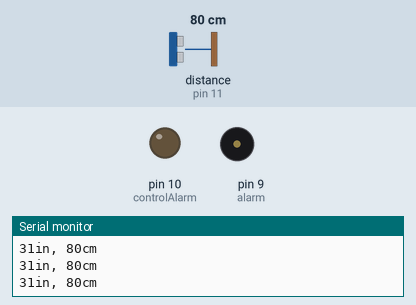
Simulated run of this sketch. Board: Arduino Uno, built with avr-gcc and run on an emulated ATmega328P. Shown: output pins drawn as LEDs (lit = HIGH), buzzer (waves = sounding), the last lines printed to the serial monitor. Wiring (inferred from the names in the program): ultrasonic range finder: trigger pin 12; echo pin 11. Dashed ring = blinking. Inputs (shaded band) come from the test bench; at power-on: distance to the obstacle (sensor on pin 11) 80 cm. The echo pulse lasts 58.3 µs per cm; pins used as bus, display or sensor lines are not drawn.

Above: at 1.2 s.
1.3 s: distance to the obstacle (sensor on pin 11) set to 13 cm
2.8 s: distance to the obstacle (sensor on pin 11) set to 10 cm
At 3.04 s:
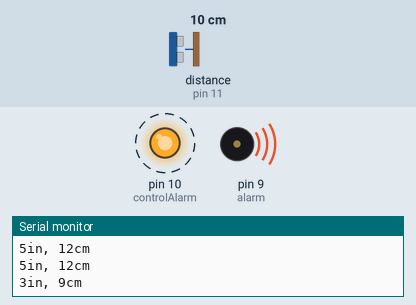
At 3.54 s:
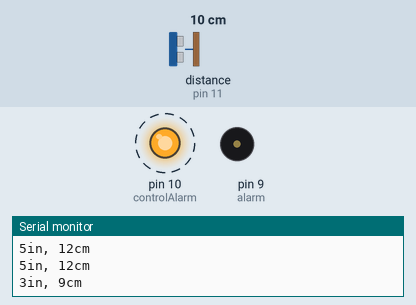
Timing chart, 0 to 11.8 s (numbered marks = the images above; inputs shaded):
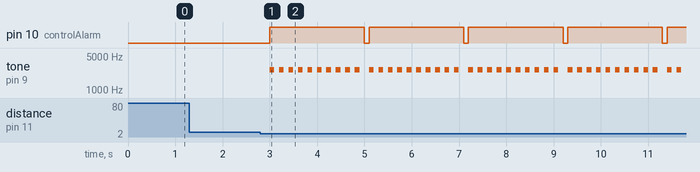

Measured:
- the behaviour switches between 12 and 11 cm on distance to the obstacle (sensor on pin 11) (found by bisection; images 0 and 1)
- after the input at 2.8 s, pin 10 (controlAlarm): alternates HIGH for 2.0 s and LOW for 0.10 s, starting after 0.20 s; tone on pin 9 (alarm): silent → 2600 Hz after 0.20 s, then repeats every 2.1 s: 9 × (silent 0.10 s, 2600 Hz 0.10 s), silent 0.20 s, 2600 Hz 0.10 s

The sketch:

ultrasonic.ino
```cpp
//// ---------------------------------------------------------------------------
//// Jason Robles
//// CSCE_462 502
//// ---------------------------------------------------------------------------
//

// this constant won't change.  It's the pin number
// of the sensor's output:
const int trigPin = 12;
const int echoPin = 11;
const int alarm = 9;
const int controlAlarm = 10;

void setup() {
  // initialize serial communication:
  Serial.begin(9600);
  pinMode(alarm, OUTPUT);
  pinMode(controlAlarm, OUTPUT);
}

void loop() {
  long duration, inches, cm;

  // The PING))) is triggered by a HIGH pulse of 2 or more microseconds.
  // Give a short LOW pulse beforehand to ensure a clean HIGH pulse:
  pinMode(trigPin, OUTPUT);
  digitalWrite(trigPin, LOW);
  delayMicroseconds(2);
  digitalWrite(trigPin, HIGH);
  delayMicroseconds(5);
  digitalWrite(trigPin, LOW);

  // The same pin is used to read the signal from the PING))): a HIGH
  // pulse whose duration is the time (in microseconds) from the sending
  // of the ping to the reception of its echo off of an object.
  pinMode(echoPin, INPUT);
  duration = pulseIn(echoPin, HIGH);

  // convert the time into a distance
  inches = microsecondsToInches(duration);
  cm = microsecondsToCentimeters(duration);

  Serial.print(inches);
  Serial.print("in, ");
  Serial.print(cm);
  Serial.print("cm");
  Serial.println();

  delay(100);

  if(cm <= 10) {
    digitalWrite(controlAlarm, LOW); // make sure it gets a clean HIGH
    digitalWrite(controlAlarm, HIGH);

    for(int i=0;i<10;i++) {
      tone(alarm, 2600);
      delay(100); // alarm for 3 seconds
      noTone(alarm); // stop alarm
      delay(100);
    }
    digitalWrite(controlAlarm, LOW);
  }
}

long microsecondsToInches(long microseconds) {
  return microseconds / 74 / 2;
}

long microsecondsToCentimeters(long microseconds) {
  return microseconds / 29 / 2;
}
```
